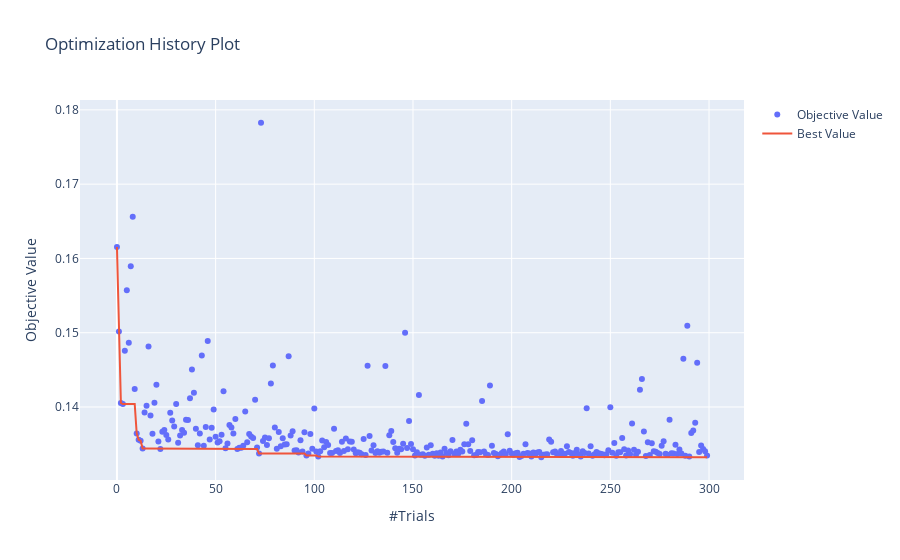

The cell this chart's notebook holds for it:
### Code cell
print(
    f'Best Parameter: {study_rf.best_params}\nBest Score: {study_rf.best_value}')
optuna.visualization.plot_optimization_history(study_rf)

### Figure 1 — Plotly figure (JSON) as saved in the notebook; plotly's stock layout.template omitted (floating-point values rounded to 4 significant figures; data arrays with more than 128 entries replaced by an {"elided": "..."} marker saying what was removed)
{"data": [{"mode": "markers", "name": "Objective Value", "type": "scatter", "x": {"elided": "300 int values"}, "y": {"elided": "300 float values"}}, {"name": "Best Value", "type": "scatter", "x": {"elided": "300 int values"}, "y": {"elided": "300 float values"}}], "layout": {"title": {"text": "Optimization History Plot"}, "xaxis": {"title": {"text": "#Trials"}}, "yaxis": {"title": {"text": "Objective Value"}}}}
